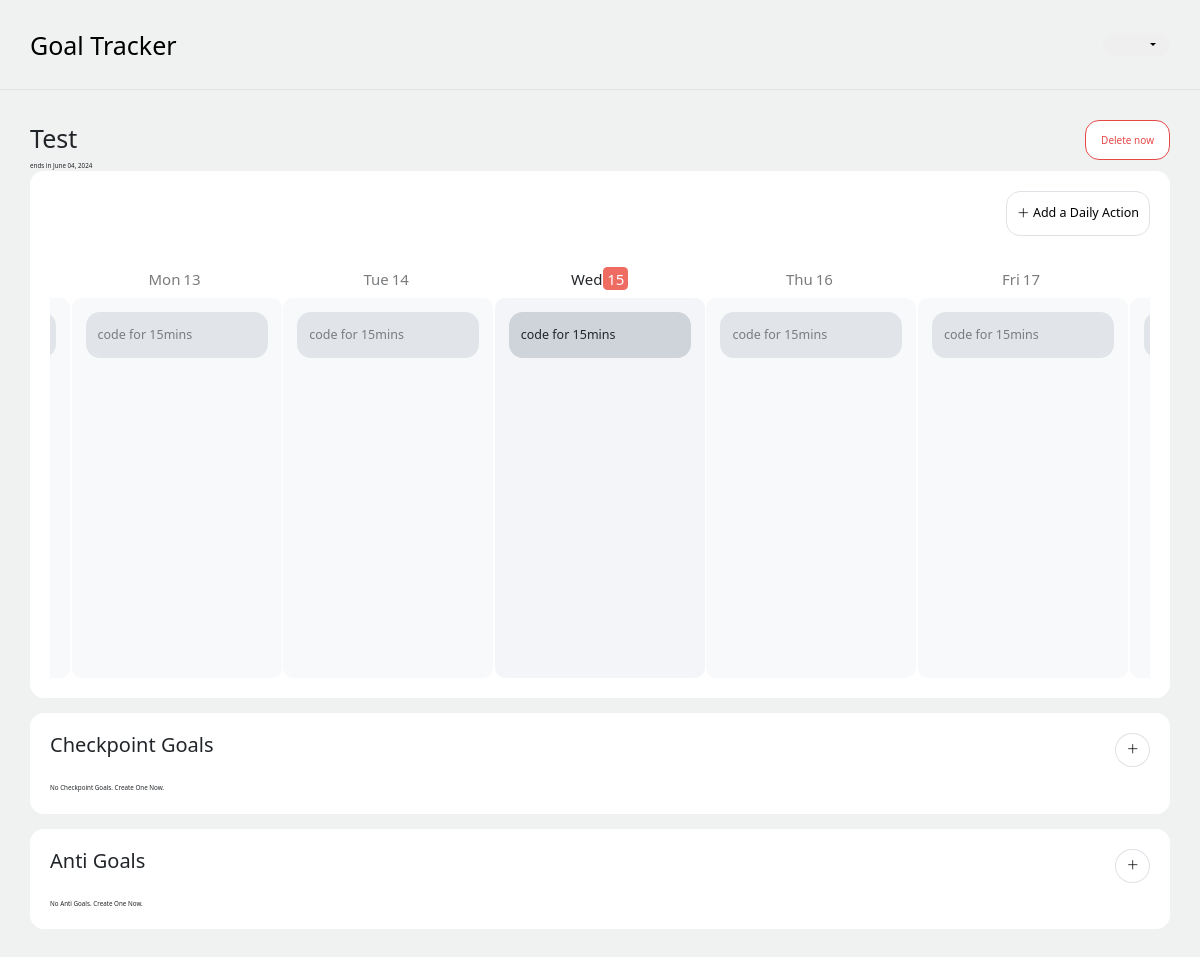
The page /big-goal/Test (signed in) on the database as committed earlier.
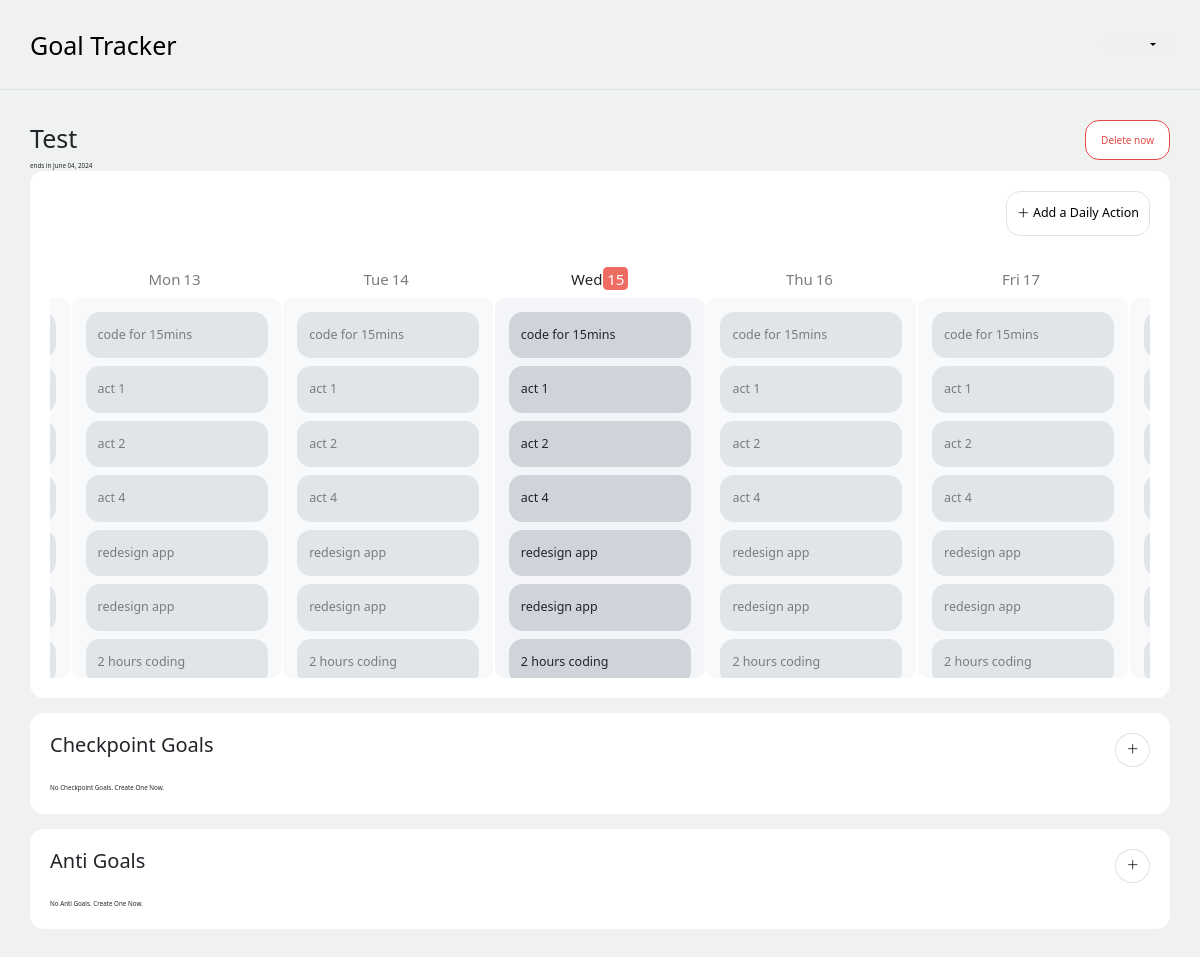
The same page on the database as committed later.
### goals_tracker/models.py (models this page shows, shortened)
class BaseModel(models.Model):
    title = models.CharField(max_length=300)
    description = models.TextField(blank=True)
    class Meta:
        abstract = True

class BigGoal(BaseModel):
    user = models.ForeignKey(User, on_delete=models.CASCADE)
    start = models.DateField(default=date.today)
    deadline = models.DateField()
    def serialize(self):
        return {
            "id": self.id,
            "user": self.user.username,
            "title": self.title,
            "description": self.description,
            "start": self.start.strftime("%Y-%m-%d"),
            "deadline": self.deadline.strftime("%Y-%m-%d"),
        }

class DailySystem(models.Model):
    big_goal = models.ForeignKey(BigGoal, on_delete=models.CASCADE)
    action = models.CharField(max_length=300)
    def serialize(self):
        return {
            "id": self.id,
            "big_goal": self.big_goal.title,
            "action": self.action,
        }

### goals_tracker/views.py (the view)
# urls.py: path("big-goal/<str:title>", views.big_goal, name="big_goal"),
def big_goal(request, title):
   if request.method == "GET":
      big_goal_page = big_goal_data(request, title)
      return render(request, "goals_tracker/big_goal_page.html", big_goal_page)

### goals_tracker/views.py (called while the page is built, shortened)
def all_completed_daily_systems(request):
   completed_daily_systems = DailySystemCheckIn.objects.filter(user=request.user)
   completed_daily_systems_data = defaultdict(lambda: defaultdict(list))
   completed_daily_systems_data = {date: dict(goals) for date, goals in completed_daily_systems_data.items()}
   return JsonResponse(completed_daily_systems_data, safe=False)

### goals_tracker/templates/goals_tracker/big_goal_page.html (shortened to what this page needs)
{% extends "goals_tracker/layout.html" %}  {% block body %}
<main class="py-5" id="big-goal-page">
   <section>
      <div class="d-flex justify-content-between">
        <div class="d-flex align-items-center">
          <h1 class="fw-normal">{{ big_goal.title }}</h1>
        </div>
        <div>
          <button id="delete-now-btn" class="delete-now-btn box-radius">Delete now</button>
        </div>
      </div>
      <div>
        <span class="align-self-end">ends in {{ timeline.deadline }}</span>
      </div>
   </section>
    <section class="big-goal-section box-radius">
        <div class="d-flex justify-content-end mb-4">
          <button
            class="border bg-transparent p-3 fs-5 box-radius"
            id="open-daily-system-modal"
          >
            <i class="bi bi-plus-lg"></i> Add a Daily Action
          </button>
        </div>
        <div class="mt-5">
          <div class="timeline" id="timeline">
            {% for date in timeline.all_dates %}
            <div class="timeline-item" data-date={{date.current}}>
              <div class="timeline-item--head">
                <span class="m-0">{{ date.current|slice:":3" }}</span>
                <span class="timeline-item--head-day">{{ date.current|slice:"8:10" }}</span>
              </div>
              <div class="timeline-item--body">
                {% for system in daily_systems %}
                  <div class="bg-dark-subtle box-radius daily-system-box" data-big-goal={{system.big_goal}}>
                    {% if system.action in date.actions %}
                      <p class="fs-5 m-0 text-decoration-line-through"> {{ system.action }} </p>
                    {% else %}
                      <p class="fs-5 m-0"> {{ system.action }} </p>
                    {% endif %}
                  </div>
                {% endfor %}
              </div>
            </div>
            {% endfor %}
          </div>
        </div>
    </section>
    <section class="checkpoint-goals-section box-radius mt-4">
      <div class="d-flex justify-content-between mb-4">
        <h2 class="fw-normal">Checkpoint Goals</h2>
        <button
          class="border bg-transparent py-2 px-3 fs-5 rounded-circle"
          id="open-checkpoint-goal-modal"
        >
          <i class="bi bi-plus-lg"></i>
        </button>
      </div>
      <div class="d-flex flex-wrap gap-3">
      {% for cp_goal in checkpoint_goals %}
        <div class="box-radius checkpoint-goal-box">
          <p class="m-0 fs-5">{{ cp_goal.title }}</p>
          <p class="m-0 fs-5">{{ cp_goal.description }}</p>
          <p class="m-0 fs-5">{{ cp_goal.date }}</p>
        </div>
        {% empty %}
        <div>No Checkpoint Goals. Create One Now.</div>
      {% endfor %}
      </div>
    </section>
    <section class="anti-goals-section box-radius mt-4">
      <div class="d-flex justify-content-between mb-4">
        <h2 class="fw-normal">Anti Goals</h2>
        <button
          class="border bg-transparent py-2 px-3 fs-5 rounded-circle"
          id="open-anti-goal-modal"
        >
          <i class="bi bi-plus-lg"></i>
        </button>
      </div>
      <div class="d-flex flex-wrap gap-3">
        {% for xgoal in anti_goals %}
        <div class="box-radius anti-goal-box">
          <p class="m-0 fs-5">{{ xgoal.description }}</p>
        </div>
        {% empty %}
        <div>No Anti Goals. Create One Now.</div>
        {% endfor %}
      </div>
    </section>
</main>
{% endblock %}

### goals_tracker/templates/goals_tracker/layout.html (shortened to what this page needs)
{% load static %}
<!DOCTYPE html>
<html lang="en">
  <head>
    <link
      href="https://cdn.jsdelivr.net/npm/bootstrap@5.3.2/dist/css/bootstrap.min.css"
      rel="stylesheet"
    />
    <link
      rel="stylesheet"
      href="https://cdn.jsdelivr.net/npm/bootstrap-icons@1.11.3/font/bootstrap-icons.min.css"
    />
    <link href="{% static 'goals_tracker/styles.css' %}" rel="stylesheet" />
  </head>
  <body>
    {% block header %}
    <header class="header d-flex align-items-center border-bottom">
      <div class="container-xl px-4 px-xl-0">
        <div class="d-flex justify-content-between">
          <div class="align-self-center">
            <a href="{% url 'goals_tracker:index' %}" class="text-decoration-none text-black">
              <p class="display-6 m-0">Goal Tracker</p>
            </a>
          </div>
          <div class="align-self-center">
            <div class="btn-group">
              <button type="button" class="dropdown-toggle box-radius profile-btn" data-bs-toggle="dropdown" aria-expanded="false">
              </button>
            </div>
          </div>
        </div>
      </div>
    </header>
    {% endblock %}
    <div class="container-xl px-4 px-xl-0">
       {% block body %} {% endblock %}
    </div>
  </body>
</html>

### goals_tracker/static/goals_tracker/styles.css (style rules this page uses)
:root { --body-bg: #f0f1f1; --white-bg: #ffffff; --dark-bg: rgb(36, 37, 41); --gray-bg: rgb(243, 245, 248); --red-bg: rgb(238, 108, 98); }
* { margin: 0; padding: 0; box-sizing: border-box; }
body, html { font-size: 62.5%; line-height: 1.8; background-color: var(--body-bg); }
.box-radius { border-radius: 1.4rem; }
.header { height: 90px; }
.profile-btn { display: flex; align-items: center; border: 0; padding: 1rem 1.4rem; font-size: 1rem; }
.delete-now-btn { background-color: var(--white-bg); border: 1px solid rgb(230, 71, 71); color: rgb(230, 71, 71); padding: 1rem 1.5rem; font-size: 1rem; }
.daily-system-box, .checkpoint-goal-box, .anti-goal-box { background-color: var(--gray-bg); padding: 1.2rem; cursor: pointer; }
.big-goal-section, .daily-systems-section, .checkpoint-goals-section, .anti-goals-section { padding: 2rem; background-color: var(--white-bg); }
.timeline { background-color: transparent; overflow: scroll; white-space: nowrap; }
.timeline-item { display: inline-block; opacity: 0.6; }
.timeline-item-today { opacity: 1; }
.timeline-item--head { text-align: center; font-size: 1.5rem; margin-bottom: 0.5rem; font-weight: 300; }
.timeline-item--head-today { font-weight: 400; }
.timeline-item--head-day { margin-left: -5px; padding: .15rem .4rem; border-radius: .45rem; }
.timeline-item--head-day-on { margin-left: -3px; background-color: var(--red-bg); color: var(--white-bg); }
.timeline-item--body { display: flex; flex-direction: column; row-gap: .8rem; width: 21rem; height: 38rem; background-color: var(--gray-bg); border-radius: 1rem; overflow: scroll; padding: 1.4rem; }

Rows that differ between the two databases and show on the page:
added DailySystem: action "act 1" "act 1" "act 1" "act 1" "act 1"
added DailySystem: action "act 2" "act 2" "act 2" "act 2" "act 2"
added DailySystem: action "act 4" "act 4" "act 4" "act 4" "act 4"
added DailySystem: action "redesign app" "redesign app" "redesign app" "redesign app" "redesign app"
added DailySystem: action "redesign app" "redesign app" "redesign app" "redesign app" "redesign app"
added DailySystem: action "2 hours coding" "2 hours coding" "2 hours coding" "2 hours coding" "2 hours coding"
